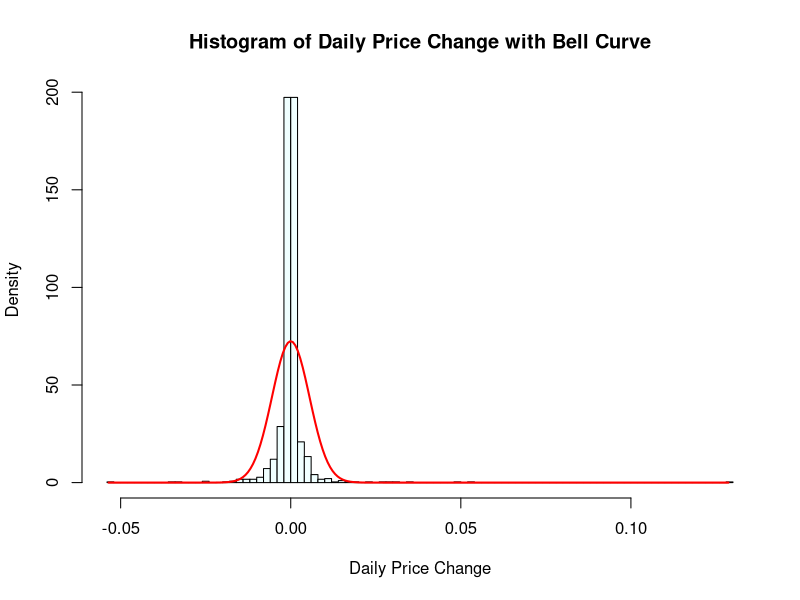

Recreate this plot in R.

iotex <- read.csv('IoTeX.csv') # Gets the dataset from the folder and names the object 'iotex' for userbillity
head(iotex) # shows the first 6 rows
summary(iotex) # gives a summary of the dataset
str(iotex) # shows the data type of the data

#The 'Date' Datatype is chr and I want to change this to a date datatype

iotex$Date <- as.Date(iotex$Date) #This takes the date column and coverts it into a 'Date' datatype (Format is YYYY-MM-DD)
str(iotex) # shows Date is converted

#Year need to be extracted from the dataset to help enable to better filtering later on
iotex$Year <- as.numeric(format(iotex$Date, '%Y')) #The number was formatted into a date datatype
str(iotex$Year) # This confirms that the datatype was changed

#I need to add a column for seasons but I need to make a function to check the month in the date column
#then depending on that it will add the corresponding season. 

get_season <- function(date) {                       # defined get_season function
  month <- as.numeric(format(date, "%m"))            # the format() gets the month part of the iotex$Date data and the as.numeric turns the '01' part of the month string into a value of '1'
  if (month %in% c(12, 1, 2)) return("Winter")       # if month is Dec, Jan or Feb then it will return 'Winter' in the row entry
  else if (month %in% c(3, 4, 5)) return("Spring")   # if month is Mar, Apr or May then it will return 'Spring' in the row entry
  else if (month %in% c(6, 7, 8)) return("Summer")   # if month is Jun, Jul or Aug then it will return 'Summer' in the row entry
  else return("Autumn")                              # if month is anything else then it will return 'Autumn' in the row entry
}

iotex$Season <- sapply(iotex$Date, get_season)       # sapply() applies the function to the date column and creates a new column called season

str(iotex)                                           # check to see if the seasons column was successfully added to data set
head(iotex)                                          # Check the first few rows of the modified dataset
table(iotex$Season)                                  # Confirm the distribution of seasons


iotex$Daily_Change <- iotex$Close - iotex$Open       # Daily Price Change column was added taking the 'Open' price away from the 'Close' price
str(iotex)                                           # Check to ensure column was added correctly


a <- iotex$Daily_Change                                         # Extract the data

min_val <- min(a)
max_val <- max(a)


hist(a,                                                         # Create a histogram
     66,                                                        # num of bins
     freq = FALSE,                                              # Set to density not freqency
     main = "Histogram of Daily Price Change with Bell Curve",  # Title
     xlab = "Daily Price Change",                               # X-axis label
     ylab = "Density",  # Update label to reflect density       # Y-axis label
     col = "azure")

# Calculate the mean and standard deviation
mn <- mean(a)                                                   # Mean of daily price change
std_dev <- sd(a)                                                # Standard deviation of daily price change


x <- seq(min(a), max(a), length.out = 250)                      # Define the x range for the bell curve


yn <- dnorm(x, mean = mn, sd = std_dev)                         # Generate normal distribution values


lines(x, yn, col = "red", lwd = 2)                              # Add the bell curve to the histogram

summary(iotex$Daily_Change)

